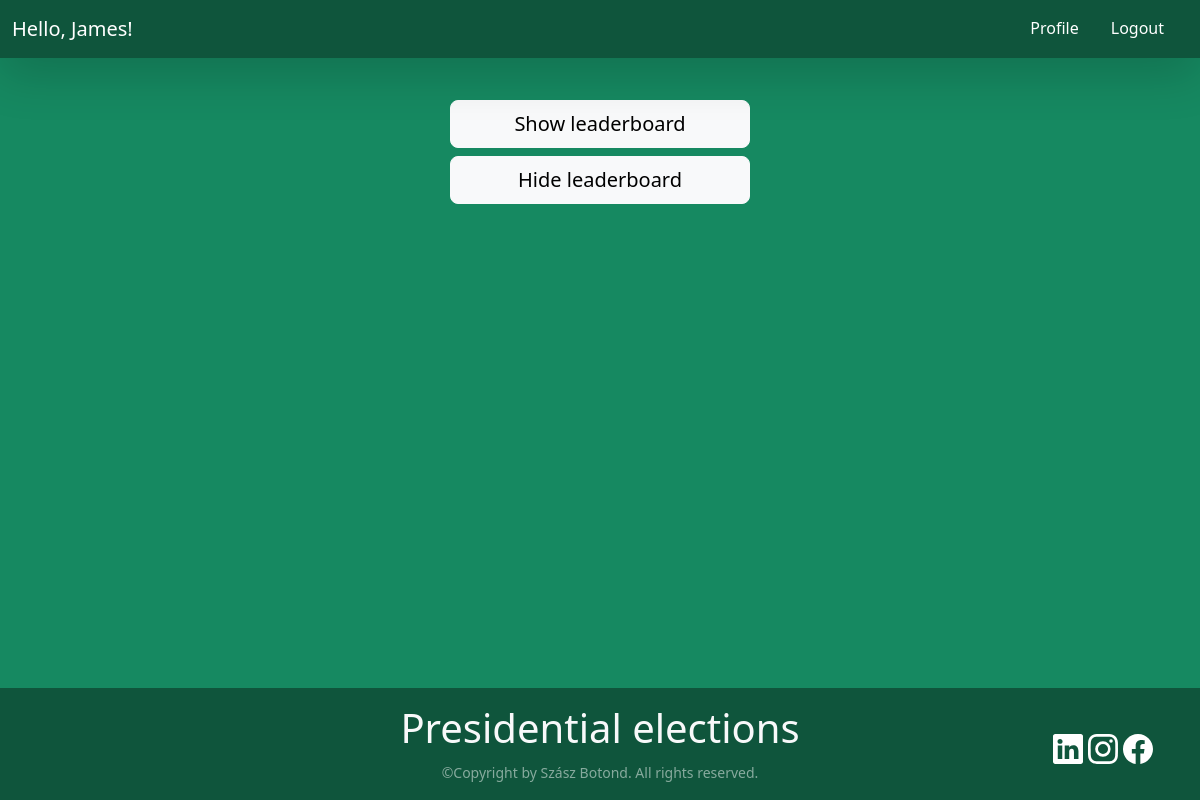
The app's page /show_leaderboard (signed in), older data.
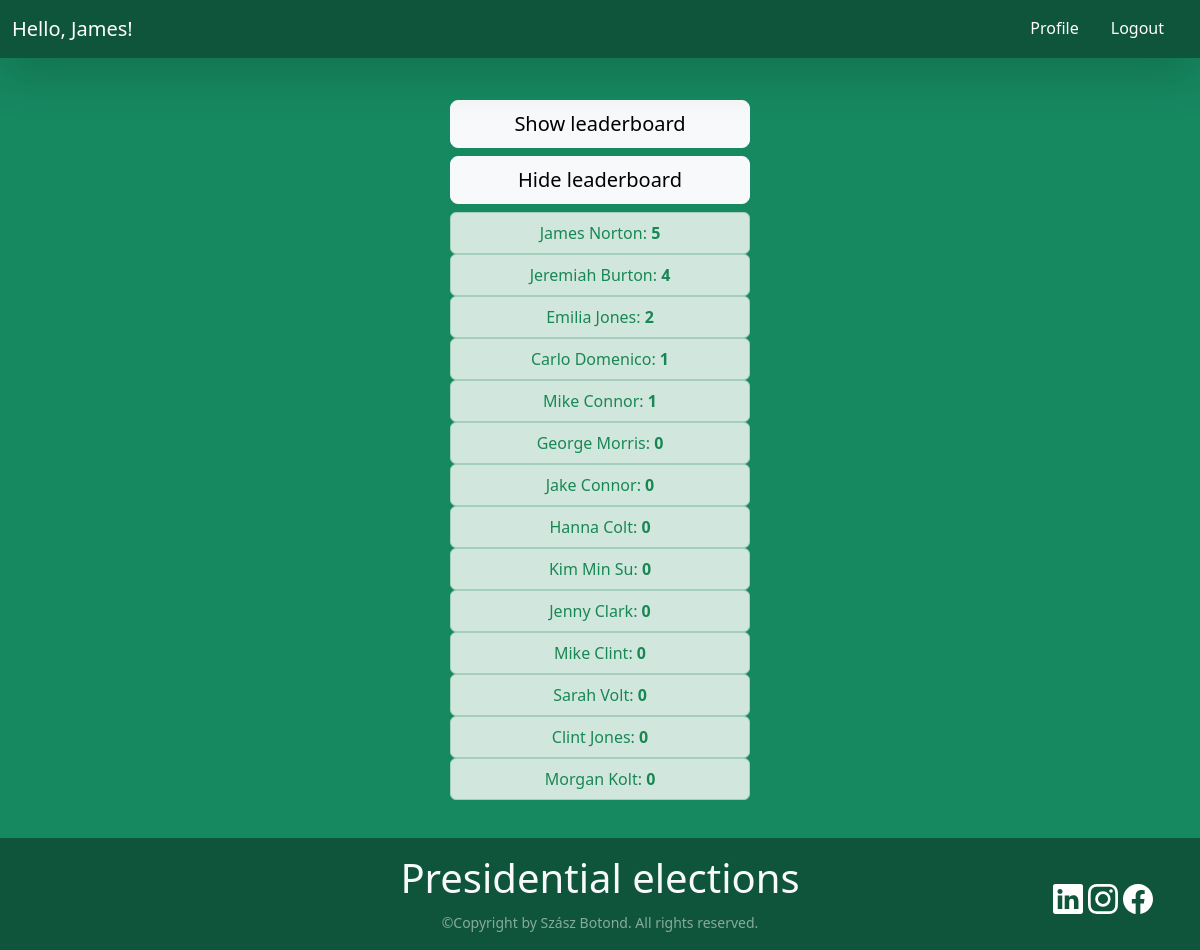
The same page, newer data.
### authentication/models.py (models this page shows, shortened)
class Profile(models.Model):
    user = models.OneToOneField(User, on_delete=models.CASCADE)
    user_bio = models.TextField(max_length=500, default="Default description")
    hasVoted = models.BooleanField(default=False)
    votedFor = models.IntegerField(default=None, editable=True, null=True)
    numberOfVotes = models.IntegerField(default=0, editable=True)
    hasApplied = models.BooleanField(default=False)
    linkFacebook = models.TextField(max_length=1000, default="")
    linkInstagram = models.TextField(max_length=1000, default="")
    linkLinkedin = models.TextField(max_length=1000, default="")

### authentication/views.py (the view)
# urls.py: path('show_leaderboard', views.show_leaderboard, name="show_leaderboard"),
def show_leaderboard(request):
    all_candidates = Profile.objects.filter(hasApplied=True).order_by('-numberOfVotes')
    current_user = request.user
    firstName = current_user.first_name
    lastName = current_user.last_name
    return render(request, "main-page.html", {"all_candidates":all_candidates, 'firstName': firstName, 'lastName': lastName})

### authentication/templates/main-page.html (shortened to what this page needs)
{% load static %}
<!DOCTYPE html>
<html lang="en">
<head>
    <link href="https://cdn.jsdelivr.net/npm/bootstrap@5.3.2/dist/css/bootstrap.min.css" rel="stylesheet"
>
    <link rel="stylesheet" href="/static/style.css">
</head>
<body style="padding-top: 170px; display: flex; flex-direction: column; min-height: 100vh; width: 100%;">
    {% if user.is_authenticated %}
    <nav class="navbar navbar-expand-lg shadow-lg fixed-top" style="background-color: rgb(15, 85, 60);">
        <div class="container-fluid">
            <a class="navbar-brand text-white" href="/profile">Hello, {{firstName.title}}!</a>
            <div class="collapse navbar-collapse" id="navbarSupportedContent">
                <ul class="navbar-nav justify-content-end flex-grow-1 pe-3 nav-underline">
                    <li class="nav-item">
                        <a class="nav-link text-white" aria-current="page" href="/profile">Profile</a>
                    </li>
                    <li class="nav-item">
                        <a class="nav-link text-white" aria-current="page" href="/logout">Logout</a>
                    </li>
                </ul>
            </div>
        </div>
    </nav>
    <div class="d-grid gap-2 justify-content-center" style="padding-bottom: 150px; position:absolute; top: 100px">
        <a class="btn btn-lg btn-light h-auto d-inline-block " href="/show_leaderboard" type="submit" role="button">Show
            leaderboard</a>
        <a class="btn btn-lg btn-light h-auto d-inline-block " href="/main_page" type="submit" role="button">Hide
            leaderboard</a>
        <div id="main-page-container" class="d-grid gap-2" style="height: auto; width: 300px;">
            <div id="profile-list" class="h-auto">
                {% if all_candidates %}
                {% for profile in all_candidates %}
                <ul class="list-group">
                    <li class="list-group-item list-group-item-success  text-center">
                        <a href="{% url 'view_profile' profile.user.id %}"
                            class="link-success link-underline-opacity-0 link-underline-opacity-75-hover link-offset-2">
                            {{ profile.user.first_name.title }} {{ profile.user.last_name.title }}: <strong>{{ profile.numberOfVotes }}</strong></a>
                    </li>
                </ul>
                {% endfor %}
                {% endif %}
            </div>
        </div>
    </div>
    {% include 'footer.html' %}
    {% else %}
    <div class="d-grid gap-2">
        <button class="btn btn-light btn-lg" type="submit"><a href="/login" class="form-text">Login</a></button>
        <button class="btn btn-light btn-lg" type="submit"><a href="/register" class="form-text">Register</a></button>
    </div>
    {% endif %}
</body>
</html>

Row changes from the older to the newer data that the page shows:
now on this page (row edited): Profile: user.first_name "James", user.last_name "Norton", numberOfVotes "5"
now on this page (row edited): Profile: user.first_name "Jeremiah", user.last_name "Burton", numberOfVotes "4"
now on this page (row edited): Profile: user.first_name "Emilia", user.last_name "Jones", numberOfVotes "2"
now on this page (row edited): Profile: user.first_name "Carlo", user.last_name "Domenico", numberOfVotes "1"
now on this page (row edited): Profile: user.first_name "Mike", user.last_name "Connor", numberOfVotes "1"
now on this page (row edited): Profile: user.first_name "George", user.last_name "Morris", numberOfVotes "0"
now on this page (row edited): Profile: user.first_name "Jake", user.last_name "Connor", numberOfVotes "0"
now on this page (row edited): Profile: user.first_name "Hanna", user.last_name "Colt", numberOfVotes "0"
now on this page (row edited): Profile: user.first_name "Kim", user.last_name "Min Su", numberOfVotes "0"
now on this page (row edited): Profile: user.first_name "Jenny", user.last_name "Clark", numberOfVotes "0"
now on this page (row edited): Profile: user.first_name "Mike", user.last_name "Clint", numberOfVotes "0"
now on this page (row edited): Profile: user.first_name "Sarah", user.last_name "Volt", numberOfVotes "0"
now on this page (row edited): Profile: user.first_name "Clint", user.last_name "Jones", numberOfVotes "0"
added Profile: user.first_name "Morgan", user.last_name "Kolt", numberOfVotes "0"
